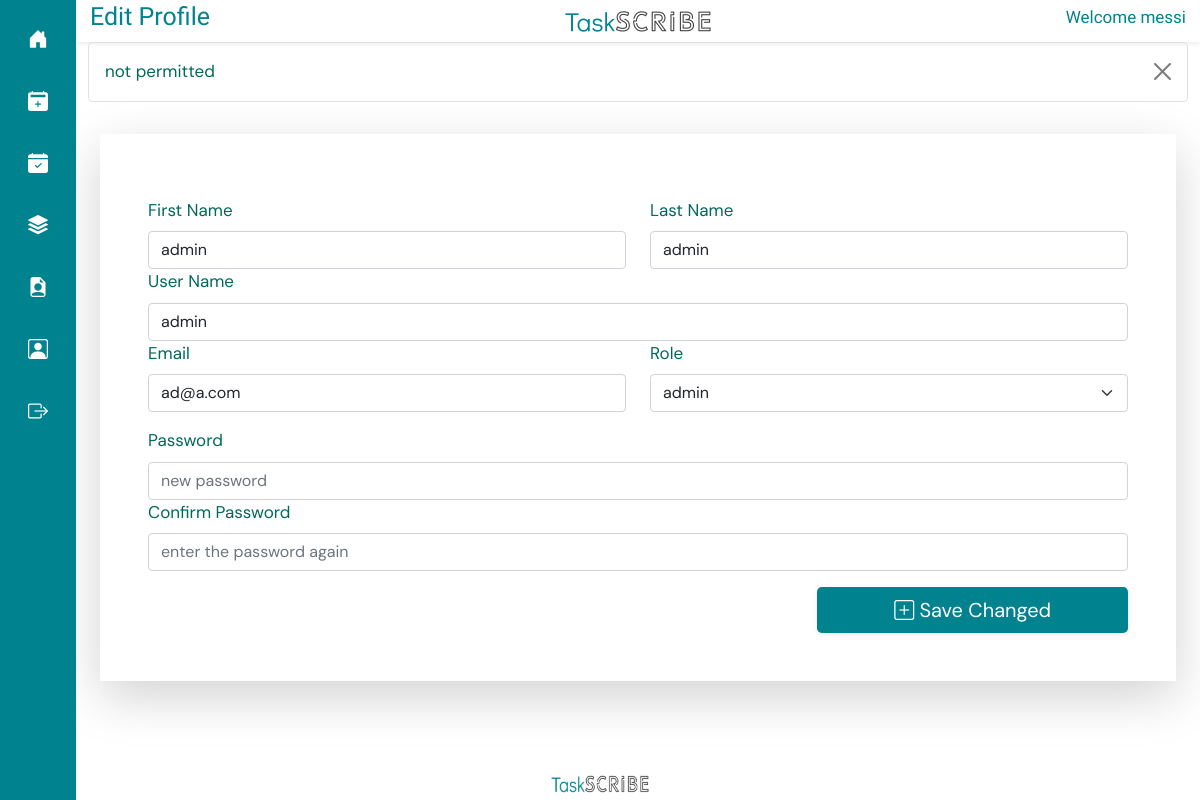
The app's page /edit_user/1/ (signed in) with its own data.
### taskapp/models.py (models this page shows, shortened)
class CustomUser(AbstractUser):
    ROLE_CHOICES = (
        ('admin', 'Admin'),
        ('general', 'General'),
    )
    role = models.CharField(max_length=10, choices=ROLE_CHOICES, default='general')

### taskapp/views.py (the view)
# urls.py: path('edit_user/<int:user_id>/', edit_user, name='edit_user'),
@login_required(login_url="/login/")
def edit_user(request, user_id):
    loged_test = request.user.username
    loged_role = request.user.role
    user = CustomUser.objects.get(id=user_id)
    if request.user.is_authenticated and request.user.is_superuser:
        username = request.GET.get('user_name')
        if username:
            pass1 = request.GET.get('password')
            print(pass1)
            pass2 = request.GET.get('password2')
            if pass1 == "" and pass2 == "":
                user.username = username
                user.first_name = request.GET.get('first_name')
                user.last_name = request.GET.get('last_name')
                user.email = request.GET.get('email')
                user.role = request.GET.get('role')
                print("null pass")
                user.save()
                messages.error(request, "user info changed")
            elif pass1 != "" and pass1 == pass2:
                user.username = username
                user.first_name = request.GET.get('first_name')
                user.last_name = request.GET.get('last_name')
                user.email = request.GET.get('email')
                user.role = request.GET.get('role')
                print(" with pass")
                user.set_password(pass1)
                user.save()
                messages.error(request, "password changed")
            else:
                messages.error(request, "password fields not same.")
            return redirect('edit_task')
    else:
        messages.error(request, "not permitted")
    return render(request, 'edit_user.html', {'user': user, 'loged_user' : loged_test, "loged_role" : loged_role})

### templates/edit_user.html (shortened to what this page needs)
{% extends 'base.html' %}
{% load static %}
{% block titlecontent %}
<div class="row shadow-sm align-items-center" style=" margin-top: 0px; padding: 2px;  color: #00838f;">
    <div class="col">
      <h2 style="font-family: Didact Gothic; text-align: left; font-size: 25px;">Edit Profile</h2>
    </div>
    <div class="col align-items-center text-center">
      <img src="{% static 'img/logof.png' %}" width="150px" height="25px" alt="">
    </div>
    <div class="col align-items-center">
      <h2  style="font-family: Didact Gothic; text-align: right; font-size: 17px;">Welcome {{ loged_user }}</h2>
    </div>
  </div>
{% endblock %}
{% block content %}
<div class="container">
    <div class="row justify-content-center mt-3">
        <form class="g-3 shadow-lg p-5"  method="get" style="background-color: white;  padding-bottom: 20px; padding-top: 20px;">
            <div class="row mt-3">
                <div class="col">
                    <label for="client" class="form-label">First Name</label>
                    <input type="text" value="{{user.first_name}}" class="form-control" id="first_name" placeholder="first name"
                        name="first_name">
                </div>
                <div class="col">
                    <label for="client" class="form-label">Last Name</label>
                    <input type="text" value="{{user.last_name}}" class="form-control" id="last_name" placeholder="last name"
                        name="last_name">
                </div>
            </div>
            <div class="row">
                <div class="col">
                    <label for="task" class="form-label">User Name</label>
                    <input type="text" value="{{user.username}}" class="form-control" id="task" placeholder="Task name"
                        name="user_name">
                </div>
            </div>
            <div class="row">
                <div class="col">
                    <label for="task" class="form-label">Email</label>
                    <input type="text" value="{{user.email}}" class="form-control" id="task" placeholder="example@gmail.com"
                        name="email">
                </div>
                <div class="col">
                    <label for="role" class="form-label">Role</label>
                    <select name="role" id="status" class="form-select">
                        <option value="admin" {% if user.role == 'admin' %}selected{% endif %}>admin</option>
                    </select>
                </div>
            </div>
            <div class="row mt-3">
                <div class="col">
                    <label for="pass" class="form-label">Password</label>
                    <input type="password" value="" class="form-control" id="pass1" placeholder="new password"
                        name="password">
                </div>
            </div>
            <div class="row">
                <div class="col">
                    <label for="pass2" class="form-label">Confirm Password</label>
                    <input type="password" value="" class="form-control" id="pass2" placeholder="enter the password again"
                        name="password2">
                </div>
            </div>
            <div class="row mt-3">
                <div class="col-lg-8"></div>
                <div class="col-lg-4">
                    <button type="submit" class="btn btn-lg btn-floating w-100 shadow-sm"
                        style="background-color: #00838f; border: none; color: #fff; font-family: DM Sans;">
                        <i class="bi bi bi-plus-square" style="color: #fff;"></i> Save Changed</button>
                </div>
            </div>
        </form>
            </div>
</div>
{% endblock%}

### templates/base.html (style rules this page uses)
body { font-family: 'DM Sans'; font-size: 17px; background-color: #fff ; color: #00695c; }

### records on screen
CustomUser: username "messi"
CustomUser: first_name "admin", last_name "admin", user_name "admin", email "ad@a.com", role "admin"

### other values on screen
{{ message }} "not permitted"
